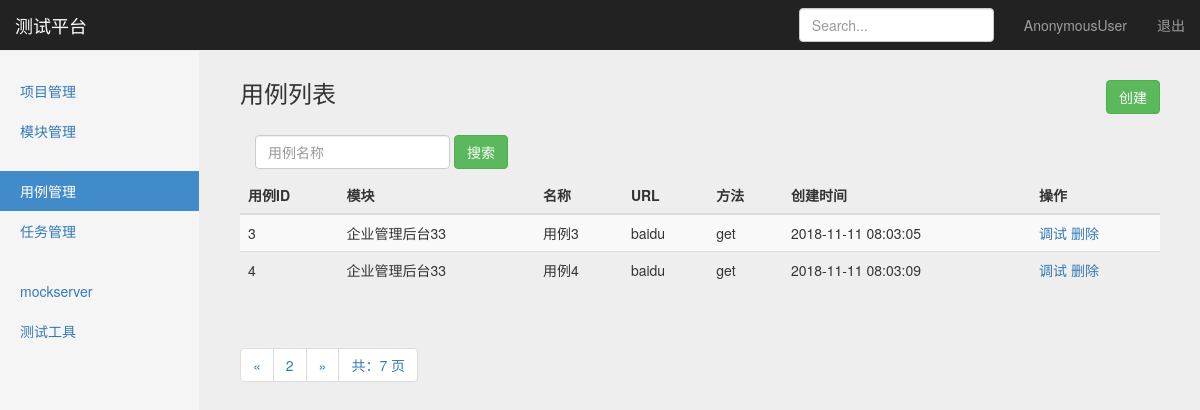
/interface/search_case_name/?page=2, run on the app's committed database.
### interface_app/models.py (models this page shows, shortened)
class TestCase(models.Model):
    module = models.ForeignKey(Module, on_delete=models.CASCADE) # on_delete参数表示项目删除后，模块也跟随删除
    name = models.CharField("名称", max_length=100, blank=False, default="")
    url = models.TextField("URL", default="")
    req_method = models.CharField("方法", max_length=10, default="")
    req_type = models.CharField("参数类型", max_length=10, default="")
    req_header = models.TextField("header", default="")
    req_parameter = models.TextField("参数", default="")
    reponses_assert = models.TextField("验证", default="")
    create_time = models.DateTimeField("创建时间", auto_now_add=True)

### projects_app/models.py (models this page shows)
class Module(models.Model):
    project = models.ForeignKey(Project, on_delete=models.CASCADE) # on_delete参数表示项目删除后，模块也跟随删除
    name = models.CharField("名称", max_length=100, blank=False, default="")
    description = models.TextField("描述", default="")
    create_time = models.DateTimeField("创建时间", auto_now=True)
    def __str__(self):
        return self.name

### interface_app/views/testcase_views.py (the view)
# urls.py: path('search_case_name/', testcase_views.search_case_name),
def search_case_name(request):
    if request.method == "GET":
        case_name = request.GET.get('case_name', "")
        cases = TestCase.objects.filter(name__contains=case_name)
        paginator = Paginator(cases, 2)
        page = request.GET.get('page')
        try:
            contacts = paginator.page(page)
        except PageNotAnInteger:
            contacts = paginator.page(1)
        except EmptyPage:
            contacts = paginator.page(paginator.num_pages)
        return render(request, "case_manage.html", {
            "type": "list",
            "testcases": contacts,
            "case_name": case_name,
        })
    else:
        return HttpResponse("404")

### templates/case_manage.html (shortened to what this page needs)
{% extends "base.html" %}
{% block content %}
    <nav class="navbar navbar-inverse navbar-fixed-top">
      <div class="container-fluid">
        <div class="navbar-header">
          <a class="navbar-brand" href="#">测试平台</a>
        </div>
        <div id="navbar" class="navbar-collapse collapse">
          <ul class="nav navbar-nav navbar-right">
            <li><a href="#">{{user}}</a></li>
            <li><a href="/logout/">退出</a></li>
          </ul>
          <form class="navbar-form navbar-right">
            <input type="text" class="form-control" placeholder="Search...">
          </form>
        </div>
      </div>
    </nav>
    <div class="container-fluid">
        <div class="row">
            <div class="col-sm-3 col-md-2 sidebar">
                <ul class="nav nav-sidebar">
                    <li ><a href="/manage/project_manage/">项目管理</a></li>
                    <li ><a href="/manage/module_manage/">模块管理</a></li>
                </ul>
                <ul class="nav nav-sidebar">
                    <li class="active"><a href="/interface/case_manage">用例管理</a></li>
                    <li><a href="">任务管理</a></li>
                </ul>
                <ul class="nav nav-sidebar">
                    <li><a href="">mockserver</a></li>
                    <li><a href="">测试工具</a></li>
                </ul>
            </div>
        </div>
    </div>
    {% if type == 'list'%}
        <div class="col-sm-9 col-sm-offset-3 col-md-10 col-md-offset-2 main">
            <h3 class="sub-header">用例列表
                <button type="button" class="btn btn-success" style="float: right;"
                onclick="window.location.href='/interface/case_add/'">创建</button>
            </h3>
            <div class="table-responsive">
                <form class="navbar-form" method="get" action="/interface/search_case_name/">
                    <div class="form-group">
                        <input name="case_name" type="text" placeholder="用例名称" class="form-control">
                    </div>
                    <button type="submit" class="btn btn-success">搜索</button>
                </form>
            <table class="table table-striped">
              <thead>
                <tr>
                  <th>用例ID</th>
                  <th>模块</th>
                  <th>名称</th>
                  <th>URL</th>
                  <th>方法</th>
                  <th>创建时间</th>
                  <th>操作</th>
                </tr>
              </thead>
              <tbody>
                {% for case in testcases %}
                <tr>
                  <td>{{case.id}}</td>
                  <td>{{case.module}}</td>
                  <td>{{case.name}}</td>
                  <td>{{case.url}}</td>
                  <td>{{case.req_method}}</td>
                  <td>{{case.create_time | date:"Y-m-d H:i:s" }}</td>
                  <td>
                    <a href="/interface/case_debug/{{case.id}}/">调试</a>
                    <a href="/manage/project_delete/{{case.id}}/">删除</a>
                  </td>
                </tr>
              {% endfor %}
              </tbody>
            </table>
          </div>
            <div class="pagination">
                <span class="step-links">
                    <ul class="pagination">
                        {% if testcases.has_previous %}
                            <li><a href="?case_name={{ case_name }}&page={{ testcases.previous_page_number }}">&laquo;</a></li>
                        {% endif %}
                        <li><a href="#">{{ testcases.number }}</a></li>
                        {% if testcases.has_next %}
                            {% if case_name %}
                                <li><a href="?case_name={{ case_name }}&page={{ testcases.next_page_number }}">&raquo;</a></li>
                            {% else %}
                                <li><a href="?page={{ testcases.next_page_number }}">&raquo;</a></li>
                            {% endif %}
                        {% endif %}
                        <li><a href="#">共：{{ testcases.paginator.num_pages }} 页</a></li>
                    </ul>
                </span>
            </div>
        </div>
    {% endif %}
{% endblock %}

### static/css/dashboard.css (style rules this page uses)
body { padding-top: 50px; }
.sub-header { padding-bottom: 10px; border-bottom: 1px solid #eee; }
.navbar-fixed-top { border: 0; }
.sidebar { display: none; }
@media (min-width: 768px) { .sidebar { position: fixed; top: 51px; bottom: 0; left: 0; z-index: 1000; display: block; padding: 20px; overflow-x: hidden; overflow-y: auto; background-color: #f5f5f5; border-right: 1px solid #eee; } }
.nav-sidebar { margin-right: -21px; margin-bottom: 20px; margin-left: -20px; }
.nav-sidebar > li > a { padding-right: 20px; padding-left: 20px; }
.nav-sidebar > .active > a, .nav-sidebar > .active > a:hover, .nav-sidebar > .active > a:focus { color: #fff; background-color: #428bca; }
.main { padding: 20px; }
@media (min-width: 768px) { .main { padding-right: 40px; padding-left: 40px; } }

### static/css/signin.css (style rules this page uses)
body { padding-top: 40px; padding-bottom: 40px; background-color: #eee; }

### data on the page
TestCase: id "3", module "企业管理后台33", name "用例3", url "baidu", req_method "get", create_time "2018-11-11 08:03:05"
TestCase: id "4", module "企业管理后台33", name "用例4", url "baidu", req_method "get", create_time "2018-11-11 08:03:09"

### other printed values
{{ user }} "AnonymousUser"
{{ testcases.number }} "2"
{{ testcases.paginator.num_pages }} "7"
